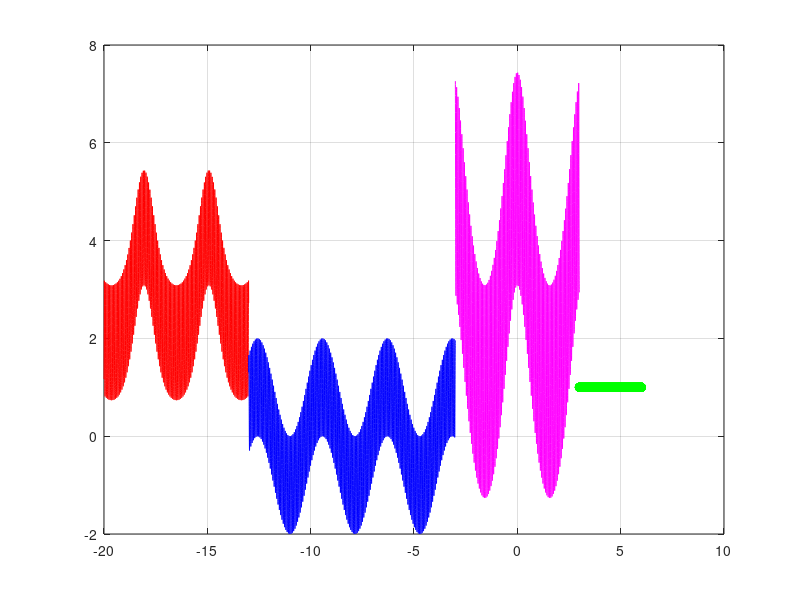

This figure's MATLAB source: (Note: this script raises an error after producing the figure.)
function [f1, f2, f3, f4, t, t1, t2, t3, t4, varargout] = Ex7Var(varargin)
% HELP: Ex7Var.m is a function file to compute a complex function whose
% computation function components differ w.r.t the values of t
% It may have no, one, two, three, or four input arguments for t
% [f1, f2, f3, f4, t] = Ex7Var(t1, t2, t3, t4)
% [f1, f2, f3, f4, t, t1, t2, t3, t4]=Ex7Var(linspace(-20, 6, 10000));
if eq(nargin,0)  % No input argument
t1 = -20:.001:-13; t2=-12.999:.001:-3; t3=-2.999:.001:3; t4 = 3.001:1e-3:6;
t = [t1,t2, t3, t4];
f1=exp(sin(2*t1))+exp(cos(100*t1)); f2=cos(2*t2)+sin(100*t2);
f3=exp(sin(100*t3))+exp(cos(2*t3))+sin(100*t3)+cos(2*t3); f4=ones(size(t4));
elseif eq(nargin,1)&&min(varargin{1})<=-13&&max(varargin{1})>=6 % One Input
    t = varargin{1};
    for ii=1:numel(t)
        if le(t(ii),-13)
            t1(ii)=t(ii); 
        elseif gt(t(ii),-13) && le(t(ii),-3)
            t2(ii)=t(ii);
        elseif gt(t(ii),-3) && le(t(ii),3)
            t3(ii)=t(ii);
        else
            t4(ii)=t(ii);
        end
    end
                      f1=exp(sin(2*t1))+exp(cos(100*t1));
  t2=t2(find(t2~=0)); f2=cos(2*t2)+sin(100*t2);
  t3=t3(find(t3~=0));f3=exp(sin(100*t3))+exp(cos(t3))+sin(100*t3)+cos(2*t3);
  t4=t4(find(t4~=0)); f4=ones(size(t4));
elseif gt(nargin,1) && lt(nargin,4) % Two or Three Inputs 
    warndlg('t series need to be in four separate ranges or one united !!!')
    warndlg('Your entries are ignored and example data taken instead!!!')
    t1=-20:.001:-13; t2=-13.001:.001:-3; t3=-3.001:.001:3; t4=3.001:1e-3:6;
    t = [t1,t2, t3, t4];
    f1=exp(sin(2*t1))+exp(cos(100*t1)); f2=cos(2*t2)+sin(100*t2);
    f3=exp(sin(100*t3))+exp(cos(2*t3))+sin(100*t3)+cos(2*t3);   f4=ones(size(t4));
elseif eq(nargin, 4)               % Four Inputs  
    t1 = varargin{1}; t2=varargin{2}; t3=varargin{3}; t4 = varargin{4};
    t = [t1,t2, t3, t4];
    f1=exp(sin(2*t1))+exp(cos(100*t1)); f2=cos(2*t2)+sin(100*t2);
    f3=exp(sin(100*t3))+exp(cos(2*t3))+sin(100*t3)+cos(2*t3); f4=ones(size(t4));
else                               % More than Four Inputs  
warndlg('Check your entries: input arguments for [t] or [t1, t2, t3, t4]')
    warndlg('Your entries are ignored and default data taken instead!!!')
    t1=-20:.001:-13;t2=-12.999:.001:-3; t3=-2.999:.001:3; t4 = 3.001:1e-3:6;
    t = [t1,t2, t3, t4];
    f1=exp(sin(2*t1))+exp(cos(100*t1)); f2=cos(2*t2)+sin(100*t2);
    f3=exp(sin(100*t3))+exp(cos(2*t3))+sin(100*t3)+cos(2*t3);    f4=ones(size(t4));
end
plot(t1, f1, 'r', t2, f2, 'b', t3, f3, 'm',t4, f4, 'go--'), grid on; shg, legend('toggle')

% Set number of output variables is verified
MIN_outs = 0; MAX_outs=9;
if nargout>MAX_outs
fprintf('Asked %3g outputs that are more than set outputs!!! \n', nargout);
 warndlg('This fucntion file is assigned to have max. of 9 outputs!!!')
 fprintf('Asked %3g outputs are beyond the set outputs !!! \n', nargout);
end
 
% NARGOUTCHK; Checks and prompts error if the number of outputs requested 
% by the user is beyond 9!
% nargoutchk(MIN_outs, MAX_outs) % Can be also employed

end
